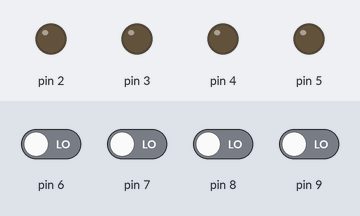
Simulated run of this sketch. Board: Arduino Uno, built with avr-gcc and run on an emulated ATmega328P. On the bench: output pins drawn as LEDs (lit = HIGH). Inputs (shaded band) come from the test bench; at power-on: pin 6–9 LOW.

Above: at 1.2 s.
1.3 s: pin 6 driven HIGH
At 2.0 s:
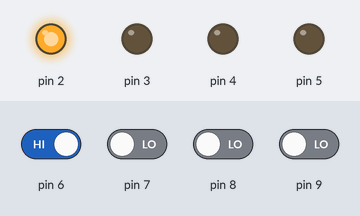
2.8 s: pin 7 driven HIGH
At 3.2 s:
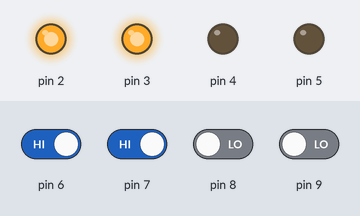
4.3 s: pin 8 driven HIGH
At 5.5 s:
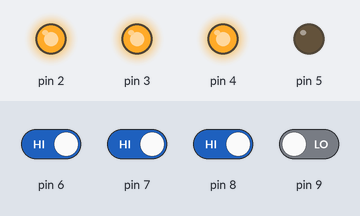
5.8 s: pin 6 driven LOW
At 6.6 s:
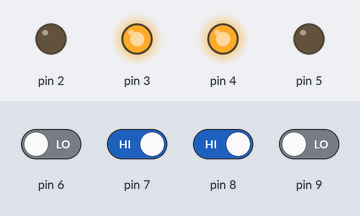
7.3 s: pin 7 driven LOW
At 7.8 s:
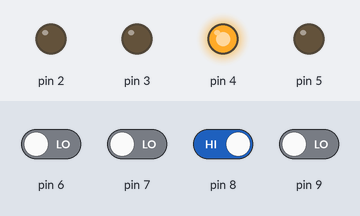
8.8 s: pin 6 driven HIGH
At 10.1 s:
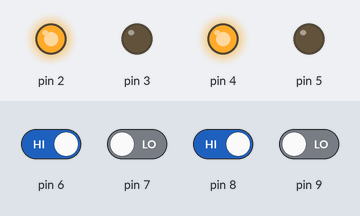
Timing chart, 0 to 11.3 s (numbered marks = the images above; inputs shaded):
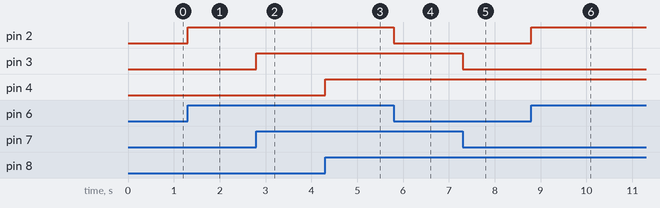

Measured:
- after the input at 1.3 s, pin 2: LOW → HIGH at once
- after the input at 2.8 s, pin 3: LOW → HIGH at once
- after the input at 4.3 s, pin 4: LOW → HIGH at once
- after the input at 5.8 s, pin 2: HIGH → LOW at once
- after the input at 7.3 s, pin 3: HIGH → LOW at once
- after the input at 8.8 s, pin 2: LOW → HIGH at once

The sketch:

LEDs_using_Buttons.ino
```cpp
int led1=2,led2=3,led3=4,led4=5;
int led[]={led1,led2,led3,led4};
int button1=6,button2=7,button3=8,button4=9;

void setup()
{
  pinMode(6,INPUT);
  pinMode(2,OUTPUT);
  pinMode(7,INPUT);
  pinMode(3,OUTPUT);
  pinMode(8,INPUT);
  pinMode(4,OUTPUT);
  pinMode(9,INPUT);
  pinMode(5,OUTPUT);
  // put your setup code here, to run once:

}

void loop()
{
  int a=digitalRead(6);
  int b=digitalRead(7);
  int c=digitalRead(8);
  int d=digitalRead(9);
  if(a==1)
  {
    digitalWrite(2,HIGH);
    }
   if(a==0)
   {
    digitalWrite(2,LOW);
    }
   if(b==1)
   {
    digitalWrite(3,HIGH);
   }
   if(b==0)
   {
    digitalWrite(3,LOW);
   }
    if(c==1)
  {
    digitalWrite(4,HIGH);
    }
   if(c==0)
   {
    digitalWrite(4,LOW);
     if(d==1)
  {
    digitalWrite(5,HIGH);
    }
   if(d==0)
   {
    digitalWrite(5,LOW);
   }
  // put your main code here, to run repeatedly:

}
}
```
